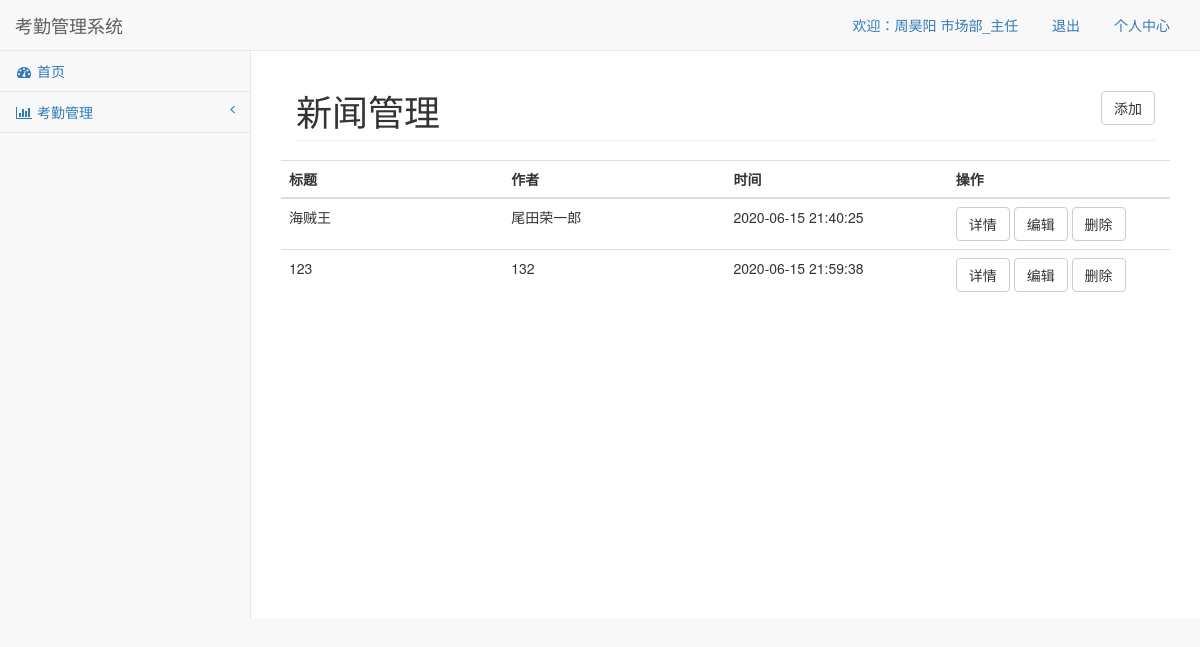
The page /news (signed in) on the database its author committed.
### BluePrint/user/models.py (models this page shows, shortened)
class Base(db.Model):
    __abstract__ = True
    id = db.Column(db.Integer, primary_key=True, autoincrement=True)

class Person(Base):
    username = db.Column(db.String(100), unique=True)
    password = db.Column(db.String(100))
    nickname = db.Column(db.String(100))
    gender = db.Column(db.String(32), nullable=True)
    age = db.Column(db.Integer, nullable=True)
    wordid = db.Column(db.String(32), nullable=True)
    phone = db.Column(db.String(64), nullable=True)
    email = db.Column(db.String(64), nullable=True)
    photo = db.Column(db.String(64), nullable=True)
    address = db.Column(db.Text, nullable=True)
    score = db.Column(db.Integer, nullable=True)
    position_id = db.Column(db.Integer, db.ForeignKey("position.id"))
    person_attendances_map = db.relationship(
        "Attendance",
        backref='attendance_person_map',
        cascade="all,delete-orphan"
    )

class Position(Base):
    name = db.Column(db.String(32))
    level = db.Column(db.Integer)
    department_id = db.Column(db.Integer, db.ForeignKey("department.id"))
    position_permission_map = db.relationship(
        "Permission",
        secondary='position_permission',
        backref='permission_position_map'
    )
    position_person_map = db.relationship(
        "Person",
        backref="person_position_map",
        cascade="all,delete-orphan"
    )

class News(Base):
    title = db.Column(db.String(32))  # 标题
    author = db.Column(db.String(32))  # 作者
    content = db.Column(db.Text)  # 内容
    pubtime = db.Column(db.DateTime)  # 发表日期
    picture = db.Column(db.String(128), nullable=True)  # 图片 可以为空

### BluePrint/user/views.py (the view)
@user_print.route('/news')
@login_check
def news():
    news_list = News.query.all()
    return render_template('news.html', **locals())

### BluePrint/filter.py (called while the page is built)
def get_datatime(content):
    content = str(content)
    result = content[:-7]
    return result

### BluePrint/user/f_tools.py (called while the page is built)
def login_check(fun):
    @wraps(fun)
    def inner(*args, **kwargs):
        user_id = request.cookies.get("user_id")
        username = request.cookies.get("username")
        if username and user_id:
            user = Person.query.filter(Person.id == int(user_id)).first()
            if user.username == username:
                return fun(*args, **kwargs)
        return redirect('/login')
    return inner

### BluePrint/templates/news.html (shortened to what this page needs)
{% extends 'base.html' %}
{% block header %}
    新闻管理<a class="btn btn-default pull-right" href="/add_news">添加</a>
{% endblock %}
{% block content %}
    <div class="row">
                <div class="col-lg-12">
                    <div class="row">
                        <table class="table">
                            <thead>
                            <tr>
                            <tr>
                                <th>标题</th>
                                <th>作者</th>
                                <th>时间</th>
                                <th>操作</th>
                            </tr>
                            </tr>
                            </thead>
                            <tbody>
                            {% for new in news_list %}
                            <tr>
                                <td class="col-lg-3">{{ new.title }}</td>
                                <td class="col-lg-3">{{ new.author }}</td>
                                <td class="col-lg-3">{{ new.pubtime | get_datatime }}</td>
                                <td class="col-lg-3">
                                    <a class="btn btn-default" href="detail_news/{{ new.id }}">详情</a>
                                    <a class="btn btn-default" href="edit_news/{{ new.id }}">编辑</a>
                                    <a class="btn btn-default" href="delete_news/{{ new.id }}">删除</a>
                                </td>
                            </tr>
                            {% endfor %}
                            </tbody>
                        </table>
                    </div>
                </div>
            </div>
{% endblock %}

### BluePrint/templates/base.html (shortened to what this page needs)
<!DOCTYPE html>
<html lang="en">
<head>
    <link href="/static/lib/sb-admin/vendor/bootstrap/css/bootstrap.min.css" rel="stylesheet">
    <link href="/static/lib/sb-admin/vendor/metisMenu/metisMenu.min.css" rel="stylesheet">
    <link href="/static/lib/sb-admin/dist/css/sb-admin-2.css" rel="stylesheet">
    <link href="/static/lib/sb-admin/vendor/font-awesome/css/font-awesome.min.css" rel="stylesheet" type="text/css">
</head>
<body>
<div id="wrapper">
    <nav class="navbar navbar-default navbar-static-top" role="navigation" style="margin-bottom: 0">
        <div class="navbar-header">
            <a class="navbar-brand" href="/">考勤管理系统</a>
        </div>
        <ul class="nav navbar-top-links navbar-right">
            <li>
                <a>欢迎：<span>{{ session.username }} {{ middleware_template().job }}</span></a>
            </li>
            <li>
                <a href="/logout">退出</a>
            </li>
            <li>
                <a href="profile.html">个人中心</a>
            </li>
        </ul>
        <div class="navbar-default sidebar" role="navigation">
            <div class="sidebar-nav navbar-collapse">
                <ul class="nav" id="side-menu">
                    <li>
                        <a href="/"><i class="fa fa-dashboard fa-fw"></i> 首页</a>
                    </li>
                    <li>
                        <a href="#"><i class="fa fa-bar-chart-o fa-fw"></i> 考勤管理<span class="fa arrow"></span></a>
                    </li>
                </ul>
            </div>
        </div>
    </nav>
    <div id="page-wrapper">
        <div class="container-fluid">
            <div class="row">
                <div class="col-lg-12">
                    <h1 class="page-header">{% block header %} {% endblock %}</h1>
                </div>
            </div>
            {% block content %} {% endblock %}
        </div>
    </div>
</div>
</body>
</html>

### rows shown on the page
Person: username "周昊阳"
Position: name+level "市场部_主任"
News: title "海贼王", author "尾田荣一郎", pubtime|get_datatime "2020-06-15 21:40:25"
News: title "123", author "132", pubtime|get_datatime "2020-06-15 21:59:38"
